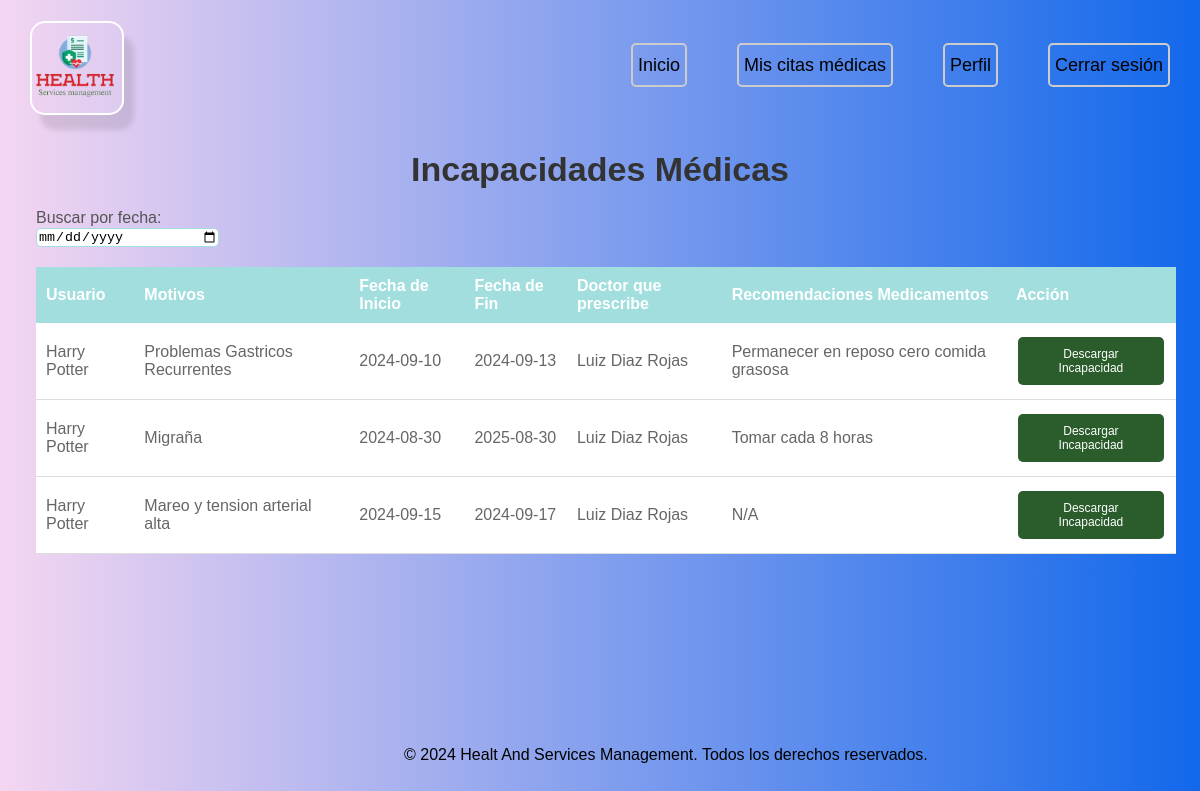
The page /Controller/incapacidades_Usuario.php (signed in) on the database its author committed.
### tables this page shows
CREATE TABLE `incapacidades` (
  `id_Incapacidad` int(11) NOT NULL,
  `id_usuario` int(11) DEFAULT NULL,
  `motivos` varchar(2000) DEFAULT NULL,
  `fecha_inicio` date DEFAULT NULL,
  `fecha_fin` date DEFAULT NULL,
  `doctor_encargado` int(11) DEFAULT NULL,
  `recomendaciones_medicamentos` varchar(2000) DEFAULT NULL
);

### Controller/incapacidades_Usuario.php (the view, shortened to what this page needs)
<?php
$db = new Database();
$conexion = $db->connectar();
$numero_documento = $_SESSION['numero_documento'];
$consulta = 'SELECT incapacidades.*,
    CONCAT(paciente.nombre, " ", paciente.apellido1, " ", paciente.apellido2) AS nombre_paciente,
    paciente.numero_documento,
    CONCAT(doctor.nombre, " ", doctor.apellido1, " ", doctor.apellido2) AS nombre_doctor
    FROM incapacidades
    JOIN crear_usuario AS paciente ON incapacidades.id_usuario = paciente.id_usuario
    JOIN crear_usuario AS doctor ON incapacidades.doctor_encargado = doctor.id_usuario
    WHERE paciente.numero_documento = :numero_documento';
$stmt = $conexion->prepare($consulta);
$stmt->bindParam(':numero_documento', $numero_documento, PDO::PARAM_STR);
$stmt->execute();
$incapacidades = $stmt->fetchAll(PDO::FETCH_ASSOC);
?>
<!DOCTYPE html>
<html lang="es">
<head>
    <link rel="stylesheet" href="../css/historia_Medica.css">
</head>
<body>
    <?php include_once '../View/header_Usuario_Citas.php'; ?>
    <h1 class="tabla-titulo">Incapacidades Médicas</h1>
    <form id="form-busqueda">
        <label class="fecha_busqueda">Buscar por fecha:</label><br>
        <input type="date" id="fecha_busqueda" name="fecha_busqueda" placeholder="Selecciona una fecha">
    </form>
    <div id="resultados" class="tabla-container">
        <?php if ($incapacidades): ?>
            <table class="tabla">
                <thead>
                    <tr>
                        <th>Usuario</th>
                        <th>Motivos</th>
                        <th>Fecha de Inicio</th>
                        <th>Fecha de Fin</th>
                        <th>Doctor que prescribe</th>
                        <th>Recomendaciones Medicamentos</th>
                        <th>Acción</th>
                    </tr>
                </thead>
                <tbody>
                    <?php foreach ($incapacidades as $registro): ?>
                        <tr>
                            <td><?php echo htmlspecialchars($registro['nombre_paciente']); ?></td>
                            <td><?php echo htmlspecialchars($registro['motivos']); ?></td>
                            <td><?php echo htmlspecialchars($registro['fecha_inicio']); ?></td>
                            <td><?php echo htmlspecialchars($registro['fecha_fin']); ?></td>
                            <td><?php echo htmlspecialchars($registro['nombre_doctor']); ?></td>
                            <td><?php echo htmlspecialchars($registro['recomendaciones_medicamentos']); ?></td>
                            <td>
                                <a href="../Controller/generar_incapacidad.php?id=<?php echo $registro['id_Incapacidad']; ?>"
                                class="btn-descargar" target="_blank">Descargar Incapacidad</a>
                            </td>
                        </tr>
                    <?php endforeach; ?>
                </tbody>
            </table>
        <?php else: ?>
            <p class="mensaje-medicamentos">No hay incapacidades registradas.</p>
        <?php endif; ?>
    </div>
    <?php include_once '../View/footer.php'; ?>
</body>
</html>

### Css/historia_Medica.css (style rules this page uses)
.tabla-container { overflow-x: auto; width: 100%; }
.tabla { width: 100%; border-collapse: collapse; }
body { font-family: Arial, sans-serif; margin: 0; padding: 0; box-sizing: border-box; height: 100%; width: 100%; background: linear-gradient(to right, #f4d6f1, #1268eb); }
.tabla-titulo { margin-top: 5%; text-align: center; color: #333; margin-bottom: 20px; font-size: 34px; }
.tabla { width: 95%; border-collapse: collapse; margin: 20px; margin-left: 3%; background-color: white; }
.tabla th { background-color: #a2dede; color: white; padding: 10px; text-align: left; }
.tabla td { padding: 10px; border-bottom: 1px solid #ddd; color: #666; }
.btn-descargar { background-color: #2a5d2b; border: none; color: white; padding: 10px 20px; text-align: center; text-decoration: none; display: inline-block; font-size: 12px; margin: 4px 2px; cursor: pointer; border-radius: 5px; }
label { text-align: left; color: #555; margin-left: 3%; }
#fecha_busqueda { width: 15%; margin-left: 3%; border: #a2dede 1px solid; border-radius: 5px; height: 2%; }

### rows shown on the page
incapacidades: nombre_paciente "Harry Potter", motivos "Problemas Gastricos Recurrentes", fecha_inicio "2024-09-10", fecha_fin "2024-09-13", nombre_doctor "Luiz Diaz Rojas", recomendaciones_medicamentos "Permanecer en reposo cero comida grasosa"
incapacidades: nombre_paciente "Harry Potter", motivos "Migraña", fecha_inicio "2024-08-30", fecha_fin "2025-08-30", nombre_doctor "Luiz Diaz Rojas", recomendaciones_medicamentos "Tomar cada 8 horas"
incapacidades: nombre_paciente "Harry Potter", motivos "Mareo y tension arterial alta", fecha_inicio "2024-09-15", fecha_fin "2024-09-17", nombre_doctor "Luiz Diaz Rojas", recomendaciones_medicamentos "N/A"
